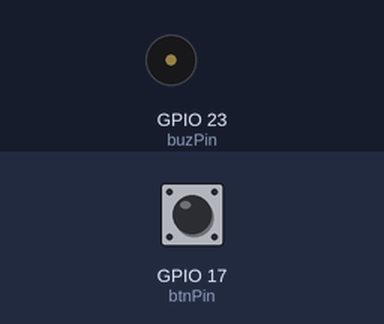
The sketch below on a simulated ESP32. Parts: buzzer (waves = sounding). The test bench sets the inputs (shaded band); at power-on: GPIO 17 (btnPin) LOW.

Above: at 1.2 s.
1.3 s: GPIO 17 (btnPin) pulled HIGH for 0.15 s
At 3.7 s:
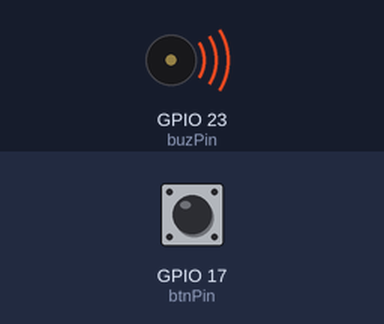
4.4 s: GPIO 17 (btnPin) pulled HIGH for 1 s
At 7.29 s:
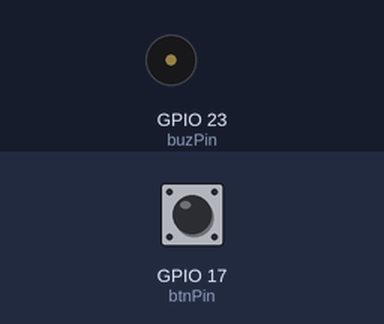
7.5 s: GPIO 17 (btnPin) pulled HIGH for 3.2 s
At 9.6 s:
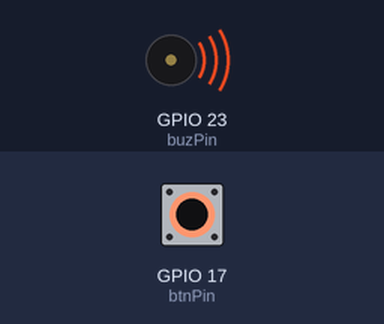
Timing chart, 0 to 14.4 s (numbered marks = the images above; inputs shaded):
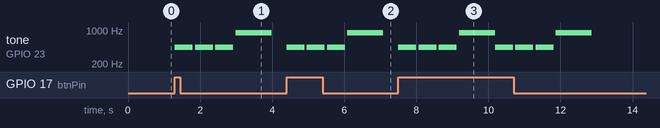

Measured:
- after the input at 1.3 s, tone on GPIO 23 (buzPin): plays 440 Hz for 0.50 s, 440 Hz for 0.50 s, 440 Hz for 0.50 s, 880 Hz for 1.0 s, starting at once
- after the input at 4.4 s, tone on GPIO 23 (buzPin): plays 440 Hz for 0.50 s, 440 Hz for 0.50 s, 440 Hz for 0.50 s, 880 Hz for 1.0 s, starting at once
- after the input at 7.5 s, tone on GPIO 23 (buzPin): plays 440 Hz for 0.50 s, 440 Hz for 0.50 s, 440 Hz for 0.50 s, 880 Hz for 1.0 s, 440 Hz for 0.50 s, 440 Hz for 0.50 s … (8 notes in this stretch), starting at once

The sketch:

kad15_toneTimeSignal.ino
```cpp
#define LEDC_CHANNEL_0      0//LEDCのPWMチャネル0から15
#define LEDC_TIMER_13_BIT   13//LEDCタイマーの精度13ビット
#define LEDC_BASE_FREQ      5000//LEDCのベース周波数5000Hz

const int buzPin = 23;//圧電ブザーのビン番号GP10 1023pin
const int btnPin = 17;// GP10 1017pin
int noteDuration = 1000/8;//八分音符♪の長さ

void setup(){
  ledcSetup (LEDC_CHANNEL_0, LEDC_BASE_FREQ, LEDC_TIMER_13_BIT);
  ledcAttachPin(buzPin,LEDC_CHANNEL_0);
  pinMode(btnPin,INPUT);
}

void loop(){
  if(digitalRead(btnPin) == HIGH){
    timeSignal();
  }
  ledcWriteTone(LEDC_CHANNEL_0, 0);
}

void timeSignal(void){
  double note_half = noteDuration*4;//2分音符
  double note_whole = noteDuration*8;//全音符
  double note_16th = noteDuration/2;//16分休符

  ledcWriteTone(LEDC_CHANNEL_0, 440);
  delay(note_half);
  ledcWriteTone(LEDC_CHANNEL_0, 0);
  delay(note_16th);
  ledcWriteTone(LEDC_CHANNEL_0, 440);
  delay(note_half);
  ledcWriteTone(LEDC_CHANNEL_0, 0);
  delay(note_16th);
  ledcWriteTone(LEDC_CHANNEL_0, 440);
  delay(note_half);
  ledcWriteTone(LEDC_CHANNEL_0, 0);
  delay(note_16th);
  ledcWriteTone(LEDC_CHANNEL_0, 880);
  delay(note_whole);

}
```
